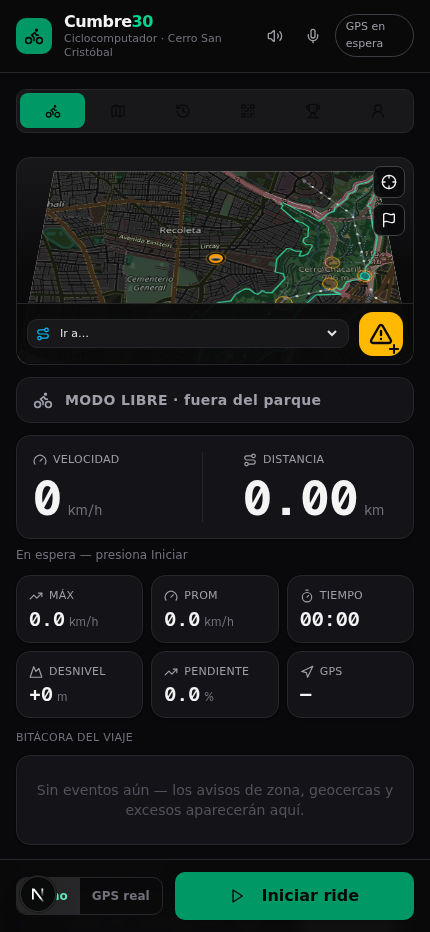
#> input picture scripts/shot1-initial.png, 430 x 932 px; its folder holds only this picture in this run
$ python -i mide-rotacion-video.py   (imports and definitions only)
#> lines starting #> are read from the running program, lines starting #| are printed output that depends on the picture; after the words box and inside, x2 and y2 are one past the last pixel; in counts of white or black regions, pixels touching at a corner belong together
# Mide cuánto rotó el mapa del dispositivo entre NORTE y RUMBO:
# busca θ que minimiza el SSD (escala de grises) entre el crop RUMBO rotado
# y el crop NORTE (north-up). Si la cámara aplicara mapBearing=routeBearing,
# θ ≡ rumbo de la ruta (la ruta quedaría vertical).
import glob

import numpy as np
from PIL import Image
from scipy.ndimage import binary_dilation

# [1 line that did not run here, left out]
X0, Y0, X1, Y1 = 30, 358, 545, 585

def crop_mapa(path):
#> called with path = 'shot1-initial.png'
    im = np.asarray(Image.open(path).convert("RGB").crop((X0, Y0, X1, Y1)), dtype=np.int16)
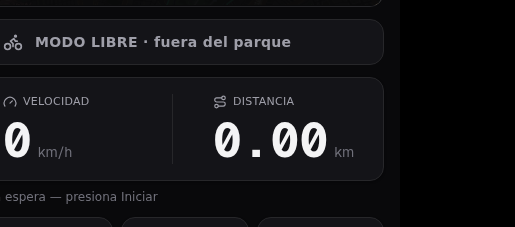
#> im: shape (227, 515, 3) int16; mean R, G, B 20, 20, 22.6
    r, g, b = im[..., 0], im[..., 1], im[..., 2]
    verde = (g > r + 25) & (g > b + 25)
#> verde: shape (227, 515) bool; every value is 0
    oscuro_ui = (r < 60) & (g < 60) & (b < 60)
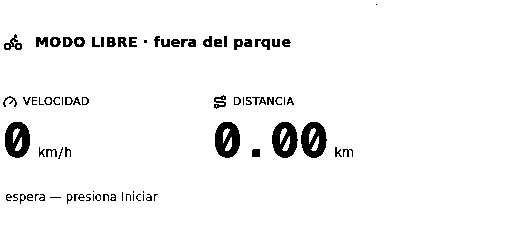
#> oscuro_ui: shape (227, 515) bool; 95.6% white; 82 black regions (22 under 20 px), largest, box (x1, y1, x2, y2) and area: (5, 122, 30, 158) 634, (215, 122, 240, 158) 634, (272, 122, 298, 158) 621
    ui = binary_dilation(verde, iterations=9) | binary_dilation(oscuro_ui, iterations=2)
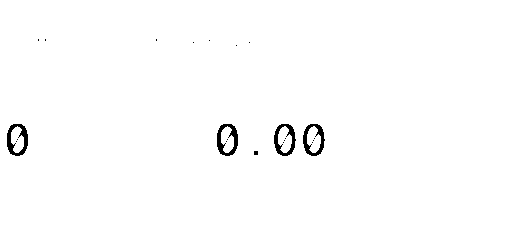
#> ui: shape (227, 515) bool; 98.9% white; 22 black regions (18 under 20 px), largest, box (x1, y1, x2, y2) and area: (7, 124, 28, 156) 316, (217, 124, 238, 156) 316, (274, 124, 296, 156) 296, (303, 124, 325, 156) 296
    # UI conocida por coords: leyenda (top-izq), controles (top-der)
    ui[0:58, 0:265] = True
    ui[0:120, -62:] = True
    gray = im.mean(axis=2)
    gray[ui] = np.nan
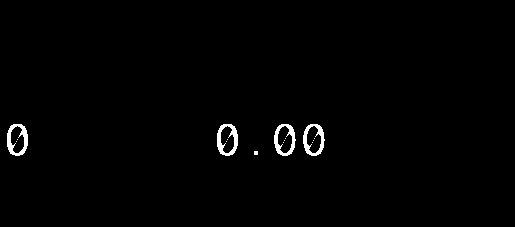
#> gray: shape (227, 515) float64; 98.93% of the values are NaN or infinite; the others: min 166.3, max 244.3, mean 244.1; drawn with min black, max white, NaN and infinite black
    return gray

def ssd_rotado(a, b, theta):
    # rota `a` theta grados (PIL: positivo = antihorario) alrededor del centro
    im = Image.fromarray(np.nan_to_num(a, nan=128.0))
    rot = np.asarray(im.rotate(theta, resample=Image.BILINEAR, fillcolor=128), dtype=np.float64)
    valid = ~np.isnan(a) & ~np.isnan(b)
    d = (rot - b)[valid]
    return float((d * d).mean())

# [1 line that did not run here, left out]
# [7 lines not run here, left out]

>>> result = crop_mapa('shot1-initial.png')
